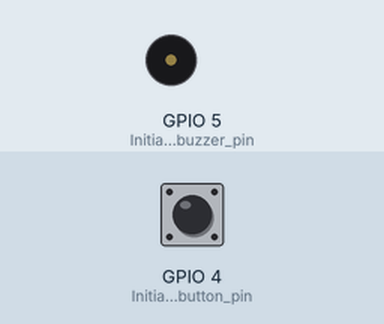
This sketch was run on a simulated ESP8266 (NodeMCU). Parts: buzzer (waves = sounding). Inputs (shaded band) come from the test bench; at power-on: GPIO 4 (Initialize_the_button_pin) LOW. WiFi joins after 1.5 s; servers stay silent unless stated; network time is answered at once with the bench clock; the local clock reads 2024-03-15 10:24:30 at power-on unless the sketch sets it; what the sketch prints to the serial monitor is not drawn.

Above: at 2.7 s.
2.8 s: GPIO 4 (Initialize_the_button_pin) pulled HIGH for 1 s
At 3.6 s:
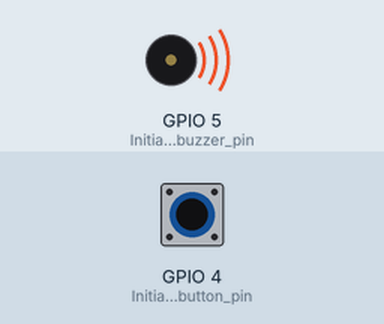
8.3 s: GPIO 4 (Initialize_the_button_pin) pulled HIGH for 3.2 s
At 12.0 s:
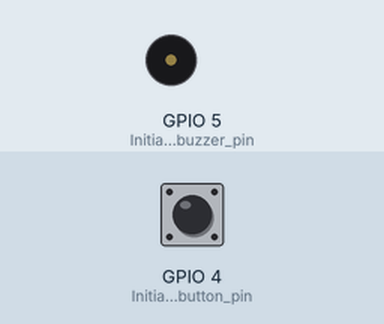
Timing chart, 0 to 13.5 s (numbered marks = the images above; inputs shaded):
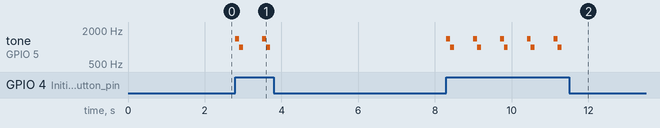

Measured:
- after the input at 2.8 s, tone on GPIO 5 (Initialize_the_buzzer_pin): plays 1400 Hz for 0.10 s, 1000 Hz for 0.10 s, 1400 Hz for 0.10 s, 1000 Hz for 0.10 s, starting at once
- after the input at 8.3 s, tone on GPIO 5 (Initialize_the_buzzer_pin): silent → 1400 Hz at once, then repeats every 0.70 s: 1000 Hz 0.10 s, silent 0.50 s, 1400 Hz 0.10 s, until it stays silent from 11.3 s

The sketch:

ESP8266_Alarm_Clock.ino
```cpp
#include "config.h" // Where project configurations and secrets are stored

#include <ESP8266WiFi.h> // To connect to a WiFi network
#include <DS3231.h> // For the DateTime object, originally was planning to use this RTC module
#include <NTPClient.h> // To get accurate time from a remote server
#include <WiFiUdp.h>  // Helper for NTPClient

// WiFi
String ssid = WIFI_SSID;
String password = WIFI_PASSWORD;
WiFiServer server(80); // Set web server port number to 80

// Web Host
String header; // Variable to store the HTTP request
unsigned long currentTime = millis(); // Current time
unsigned long previousTime = 0; // Previous time
const long timeoutTime = 2000; // Define timeout time in milliseconds (example: 2000ms = 2s)

// NTP Client
WiFiUDP ntpUDP;
NTPClient timeClient(ntpUDP, "pool.ntp.org");

// Alarm State
// * DateTime objects cannot be modified after creation, so I get the current DateTime and use it to create the default 7AM alarm *
DateTime today = DateTime(timeClient.getEpochTime());
DateTime alarm = DateTime(22, today.month(), today.day(), 7, 0, 0); // defaults to 7 AM, my normal waking time
String alarmState = "on"; // Default to having the alarm enabled

void setup() {
  Serial.begin(115200);

  pinMode(5, OUTPUT); // Initialize the buzzer pin as output
  digitalWrite(5, LOW); // Set buzzer to LOW

  pinMode(4, INPUT); // Initialize the button pin as input

  // Connect to Wi-Fi network with SSID and password
  Serial.print("Connecting to ");
  Serial.println(ssid);
  WiFi.begin(ssid, password);
  while (WiFi.status() != WL_CONNECTED) {
    delay(500);
    Serial.print(".");
  }

  // Print local IP address
  Serial.println("\nWiFi connected.");
  Serial.println("IP address: ");
  Serial.println(WiFi.localIP());

  timeClient.begin();
  timeClient.setTimeOffset(TIMEZONE*3600); // Offset time from the GMT standard
  server.begin(); // Start web server!
}

void loop(){
  timeClient.update(); // Update the latest time from the NTP server
  WiFiClient client = server.available();   // Listen for incoming clients

  if (client) {                             // If a new client connects,
    Serial.println("New Client.");          // print a message out in the serial port
    String currentLine = "";                // make a String to hold incoming data from the client
    currentTime = millis();
    previousTime = currentTime;
    while (client.connected() && currentTime - previousTime <= timeoutTime) { // loop while the client is connected
      currentTime = millis();
      if (client.available()) {             // if there's bytes to read from the client,
        char c = client.read();             // read a byte, then
        Serial.write(c);                    // print it out the serial monitor
        header += c;
        if (c == '\n') {                    // if the byte is a newline character
          if (currentLine.length() == 0) { // If the current line is blank, you got two newline characters in a row. That's the end of the client HTTP request, so send a response:
            client.println("HTTP/1.1 200 OK"); // HTTP headers always start with a response code (e.g. HTTP/1.1 200 OK)
            client.println("Content-type:text/html"); // and a content-type so the client knows what's coming, then a blank line:
            client.println("Connection: close");
            client.println();

            if (header.indexOf("GET /alarm/on") >= 0) { // If the user clicked the alarm's on button
              Serial.println("Alarm enabled");
              alarmState = "on";
            }
            else if (header.indexOf("GET /alarm/off") >= 0) { // If the user clicked the alarm's off button
              Serial.println("Alarm disabled");
              alarmState = "off";
            }

            else if (header.indexOf("GET /time") >= 0) { // If the user submitted the time input form
              // Strip the data from the GET request
              int index = header.indexOf("GET /time");
              String timeData = header.substring(index + 15, index + 22);
              int hour = timeData.substring(0, 2).toInt();
              int minute = timeData.substring(5,7).toInt();

              Serial.println(timeData);
              // Update our alarm DateTime with the user selected time, using the current date.
              // Since we just compare the hours and minutes on each loop, I do not think the day or month matters.
              DateTime temp = DateTime(timeClient.getEpochTime());
              alarm = DateTime(22, temp.month(), temp.day(), hour, minute, 0);
            }

            // Display the HTML web page
            // Head
            client.println("<!DOCTYPE html><html>");
            client.println("<head><meta name=\"viewport\" content=\"width=device-width, initial-scale=1\">");
            client.println("<link rel=\"icon\" href=\"data:,\">");
            client.println("<link rel=\"stylesheet\" href=\"//stackpath.bootstrapcdn.com/bootstrap/4.4.1/css/bootstrap.min.css\">"); // Bootstrap
            client.println("</head>");

            // Body
            client.println("<body>");
            client.println("<h1 class=\"text-center mt-3\">Alarm Clock</h1>"); // Title

            // Current Time
            client.print("<h4 class=\"text-center\">");
            client.print(timeClient.getFormattedTime());
            client.println("</h4>");

            // Alarm
            client.println("<form action=\"/time\" method=\"GET\">");
            // Time Input
            client.print("<p class=\"text-center\"><input type=\"time\" id=\"time\" name=\"time\" value=\"");

            // Prepend a "0" to the hour and minute if needed, otherwise HTML gets cranky
            String hour = String(alarm.hour());
            if(hour.length() == 1){
              hour = "0" + hour;
            }
            String minute = String(alarm.minute());
            if(minute.length() == 1){
              minute = "0" + minute;
            }

            // Pre-fill the value of the form with the current alarm time
            client.print(hour);
            client.print(":");
            client.print(minute);
            client.println("\" required>"); // Make the input required, so user cannot submit a null time

            // Submit Button
            client.println("<input type=\"submit\" class=\"btn btn-sm btn-success\" value=\"Submit\">");
            client.println("</form>");

            // Display current state, and ON/OFF buttons for Alarm
            client.println("<h6 class=\"text-center\">Alarm State - " + alarmState + "</h6>");
            if (alarmState=="off") {
              client.println("<p class=\"text-center\"><a href=\"/alarm/on\"><button class=\"btn btn-sm btn-danger\">ON</button></a></p>");
            }
            else {
              client.println("<p class=\"text-center\"><a href=\"/alarm/off\"><button class=\"btn btn-success btn-sm\">OFF</button></a></p>");
            }
            client.println("</body></html>");
            client.println(); // The HTTP response ends with another blank line
            break; // Break out of the while loop

          } else { // if you got a newline, then clear currentLine
            currentLine = "";
          }
        } else if (c != '\r') {  // if you got anything else,
          currentLine += c;      // add it to the end of the currentLine
        }
      }
    }

    header = ""; // Clear the header variable
    client.stop(); // Close the connection
    Serial.println("Client disconnected.");
    Serial.println("");
  }
  // Check if the alarm should be running
  if(alarmState == "on" && timeClient.getHours() == alarm.hour() && alarm.minute() <= timeClient.getMinutes() && timeClient.getMinutes() <= alarm.minute()+ALARM_LENGTH_MINUTES){
    // Play a beautiful tone

    tone(5,1400);
    delay(300);
    noTone(5);

    tone(5, 1600);
    delay(300);
    noTone(5);

    tone(5, 1800);
    delay(300);
    noTone(5);

    tone(5, 1600);
    delay(300);
    noTone(5);
  }

  // If the button was pressed
  if(digitalRead(4) == HIGH){
    if(alarmState == "off" || timeClient.getHours() != alarm.hour()){ // If the alarm is already off, give a feedback tone
      tone(5, 1400);
      delay(100);
      noTone(5);

      tone(5, 1000);
      delay(100);
      noTone(5);
    }
    else { // Turn the alarm off
      alarmState = "off";
    }
    digitalWrite(4, LOW); // Turn the button off, in case the user is holding it down, it won't spam and break things
    delay(500);
  }
}
```

config.h
```cpp
#define WIFI_SSID "Your_WiFI_Name"
#define WIFI_PASSWORD "Your_WiFi_Password"

#define TIMEZONE -5 // Define your timezone to have an accurate clock (hours with respect to GMT +0)
// "PST": -7
// "MST": -6
// "CST": -5
// "EST": -4
// "GMT": 0

#define ALARM_LENGTH_MINUTES 5 // How long should the alarm run for? [start_time, start_time + ALARM_LENGTH_MINUTES]
```
